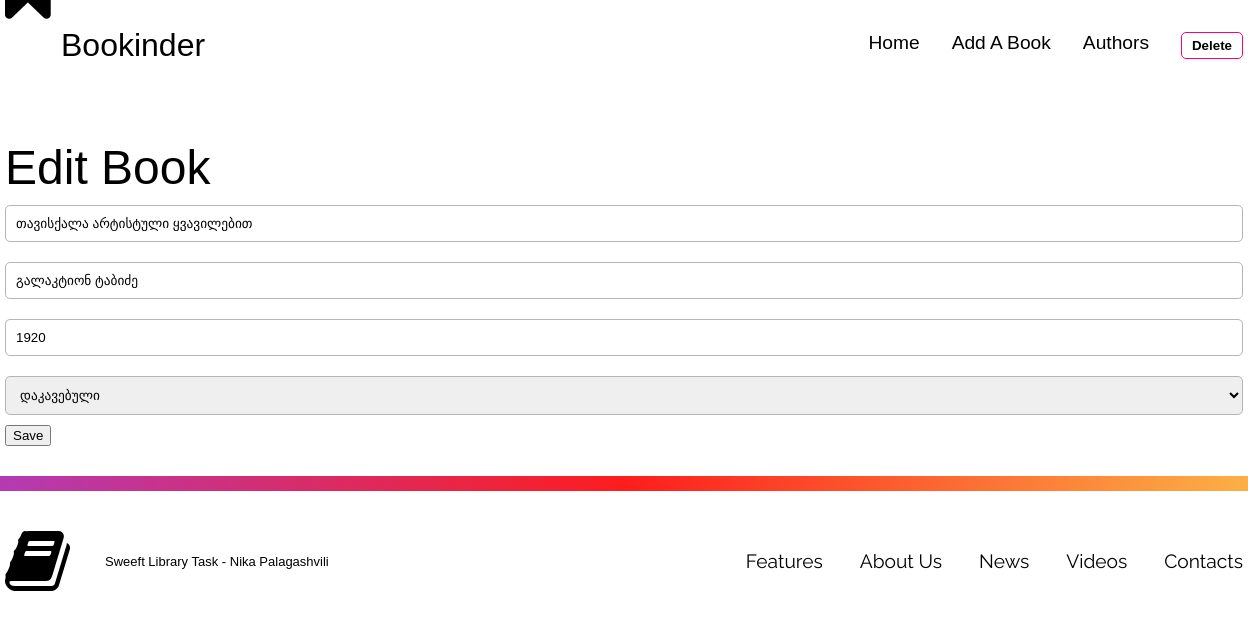
The app's page /edit.php?id=4 with its own data.
### tables this page shows
CREATE TABLE `books` (
  `id` int(11) NOT NULL,
  `title` varchar(255) NOT NULL,
  `relDate` int(11) NOT NULL,
  `status` varchar(255) NOT NULL,
  `author` varchar(255) NOT NULL
);

### classes/dbh.class.php (called while the page is built)
<?php
class Dbh {
    private $host = "localhost";
    private $user = "nika";
    private $pwd = "nika-125";
    private $dbName = "sweeft_library";
    public function connect() {
        $dsn = 'mysql:host=' . $this->host . ';dbname=' . $this->dbName;
        $pdo = new PDO($dsn,$this->user,$this->pwd);
        $pdo->setAttribute(PDO::ATTR_DEFAULT_FETCH_MODE,PDO::FETCH_ASSOC);
        return $pdo;
    }
}

### classes/books.class.php (called while the page is built, shortened)
<?php
require_once "dbh.class.php";
class Books extends Dbh {
    public function getBook($id){
        $sql = "SELECT * FROM books WHERE id=$id";
        $stmt = $this->connect()->prepare($sql);
        $stmt->execute();
        $result = $stmt->fetch();
        return $result;
    }
}

### classes/booksView.php (the view, shortened to what this page needs)
<?php
require_once "books.class.php";
class BooksView {
    public function getBook($id){
        $book = new Books();
        $result = $book->getBook($id);
        return $result;
    }
    public function showTitle($book){
        echo htmlspecialchars($book['title']);
    }
    public function showRelDate($book){
        echo htmlspecialchars($book['relDate']);
    }
    public function showStatus($book){
        echo htmlspecialchars($book['status']);
    }
    public function showAuthor($book){
        echo htmlspecialchars($book['author']);
    }
}

### edit.php (shortened to what this page needs)
<?php
require "classes/booksView.php";
require "classes/booksContr.php";
if (isset($_GET['id'])){
    $id = $_GET['id'];
    $results = new BooksView();
    $book = $results->getBook($id);
}
?>
<?php include "includes/header.php";?>
<div class="advanced">
    <form class="search register" action="edit.php?id=<?php echo $book['id'];?>" method="post">
        <div class="formname">Edit Book</div>
        <input type="hidden" id="id", name="id", class="input" value="<?php $results->showID($book); ?>">
        <input type="text" id="title" name="title" placeholder="დასახელება*" class="inputs" value="<?php $results->showTitle($book); ?>">
        <input type="text" id="author" name="author" placeholder="ავტორი*" class="inputs" value="<?php $results->showAuthor($book); ?>">
        <input type="text" id="year" name="year" placeholder="გამოშვების წელი*" class="inputs" value="<?php $results->showRelDate($book); ?>">
        <select id="status" name="status" placeholder="სტატუსი*" class="inputs" value="<?php $results->showStatus($book); ?>">
            <option value="<?php $results->showStatus($book); ?>"selected hidden><?php $results->showStatus($book); ?></option>
        </select>
        <input type="submit" id="submit" name="submit" value="Save" class="search_btn second">
    </form>
</div>
<?php include "includes/footer.php";?>

### Style/main.css (style rules this page uses)
html { scroll-behavior: smooth; }
body { margin: 0; font-family: 'Montserrat', sans-serif; font-size: 1rem; }
*, *:before, *:after { box-sizing: border-box; }

### Style/elements.css (style rules this page uses)
.advanced { width: 77.375rem; margin: 0 auto 30px auto; }
.inputs { width: 100%; box-sizing: border-box; padding: 10px; margin-top: 10px; margin-bottom: 10px; border-radius: 5px; border: 1px solid rgb(182, 181, 181); outline-color: rgb(182, 181, 181); }
.formname { font-size: 3rem; }

### records on screen
books: title "თავისქალა არტისტული ყვავილებით", author "გალაკტიონ ტაბიძე", year "1920", status "დაკავებული"
